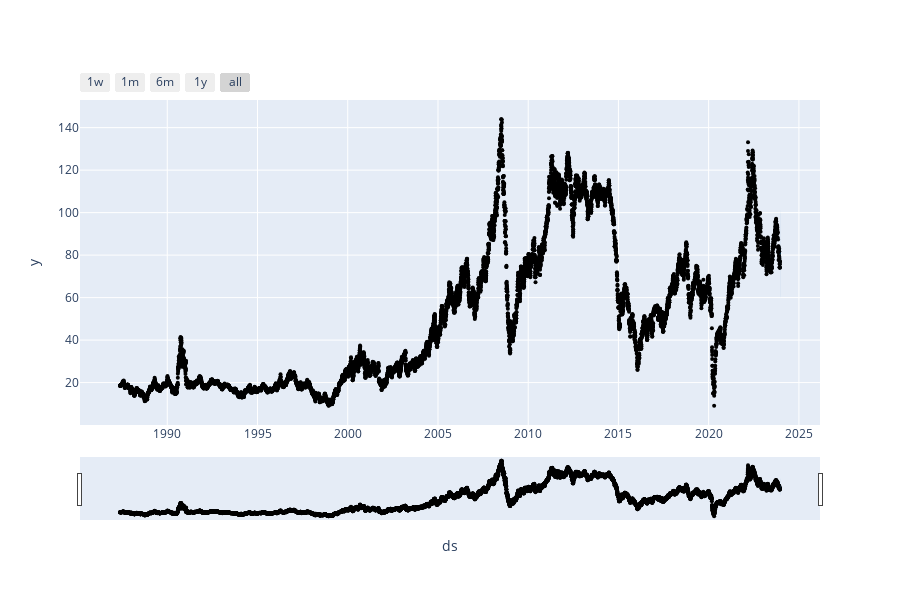

Here is the notebook cell this chart was saved with:
### Code cell
plot_plotly(model_pro, forecast)

### Figure 1 — Plotly figure (JSON) as saved in the notebook; plotly's stock layout.template omitted (floating-point values rounded to 4 significant figures; data arrays with more than 128 entries replaced by an {"elided": "..."} marker saying what was removed)
{"data": [{"marker": {"color": "black", "size": 4}, "mode": "markers", "name": "Actual", "type": "scatter", "x": {"elided": "11068 str values"}, "y": {"elided": "11068 float values"}}, {"hoverinfo": "skip", "line": {"width": 0}, "mode": "lines", "type": "scatter", "x": ["2023-12-18T00:00:00", "2023-12-19T00:00:00", "2023-12-20T00:00:00", "2023-12-21T00:00:00", "2023-12-22T00:00:00"], "y": [60.22, 60.5, 59.61, 60.85, 60.23]}, {"fill": "tonexty", "fillcolor": "rgba(0, 114, 178, 0.2)", "line": {"color": "#0072B2", "width": 2}, "mode": "lines", "name": "Predicted", "type": "scatter", "x": ["2023-12-18T00:00:00", "2023-12-19T00:00:00", "2023-12-20T00:00:00", "2023-12-21T00:00:00", "2023-12-22T00:00:00"], "y": [80.75, 80.73, 80.71, 80.69, 80.66]}, {"fill": "tonexty", "fillcolor": "rgba(0, 114, 178, 0.2)", "hoverinfo": "skip", "line": {"width": 0}, "mode": "lines", "type": "scatter", "x": ["2023-12-18T00:00:00", "2023-12-19T00:00:00", "2023-12-20T00:00:00", "2023-12-21T00:00:00", "2023-12-22T00:00:00"], "y": [101.3, 101.0, 99.14, 101.6, 101.2]}], "layout": {"height": 600, "showlegend": false, "width": 900, "xaxis": {"autorange": true, "range": ["1985-03-01 10:10:54.5455", "2026-03-03 13:49:05.4545"], "rangeselector": {"buttons": [{"count": 7, "label": "1w", "step": "day", "stepmode": "backward"}, {"count": 1, "label": "1m", "step": "month", "stepmode": "backward"}, {"count": 6, "label": "6m", "step": "month", "stepmode": "backward"}, {"count": 1, "label": "1y", "step": "year", "stepmode": "backward"}, {"step": "all"}]}, "rangeslider": {"autorange": true, "range": ["1985-03-01 10:10:54.5455", "2026-03-03 13:49:05.4545"], "visible": true, "yaxis": {"_template": null, "rangemode": "match"}}, "title": {"text": "ds"}, "type": "date"}, "yaxis": {"autorange": true, "range": [0.04919, 153.0], "title": {"text": "y"}, "type": "linear"}}}
